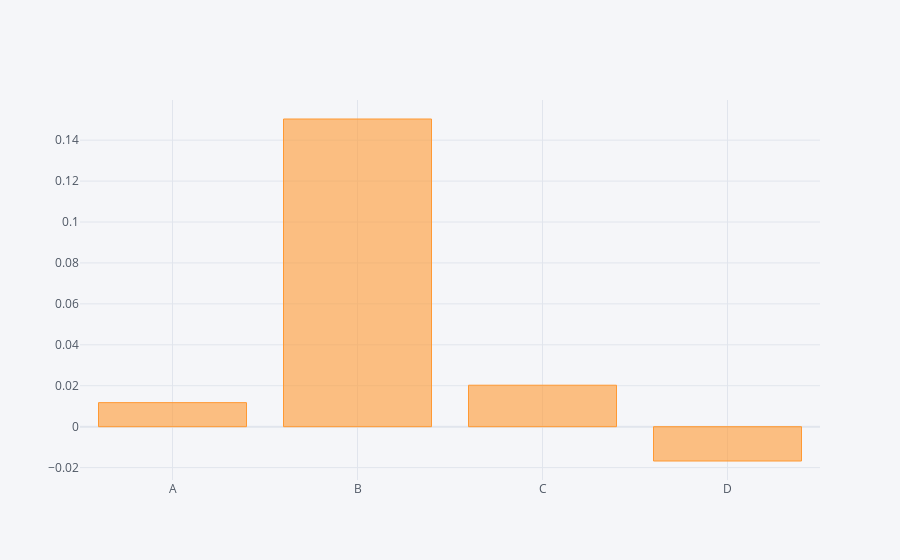

The code cell stored with this chart in its notebook:
### Code cell
df.mean().iplot(kind='bar')

### Figure 1 — Plotly figure (JSON) as saved in the notebook; plotly's stock layout.template omitted (floating-point values rounded to 4 significant figures)
{"data": [{"marker": {"color": "rgba(255, 153, 51, 0.6)", "line": {"color": "rgba(255, 153, 51, 1.0)", "width": 1}}, "name": "None", "orientation": "v", "text": "", "type": "bar", "x": ["A", "B", "C", "D"], "y": [0.01176, 0.1503, 0.02026, -0.01676]}], "layout": {"legend": {"bgcolor": "#F5F6F9", "font": {"color": "#4D5663"}}, "paper_bgcolor": "#F5F6F9", "plot_bgcolor": "#F5F6F9", "title": {"font": {"color": "#4D5663"}}, "xaxis": {"gridcolor": "#E1E5ED", "showgrid": true, "tickfont": {"color": "#4D5663"}, "title": {"font": {"color": "#4D5663"}, "text": ""}, "zerolinecolor": "#E1E5ED"}, "yaxis": {"gridcolor": "#E1E5ED", "showgrid": true, "tickfont": {"color": "#4D5663"}, "title": {"font": {"color": "#4D5663"}, "text": ""}, "zerolinecolor": "#E1E5ED"}}}
